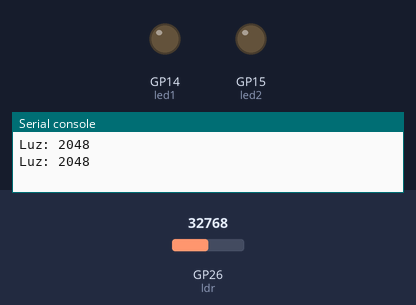
This program was run on a simulated Raspberry Pi Pico running MicroPython. On the bench: output pins drawn as LEDs (lit = HIGH), the last lines printed to the serial console. Inputs (shaded band) come from the test bench; at power-on: GP26 (ldr) = 32768 (analog values on the 0–65535 scale).

Above: at 1.2 s.
1.3 s: GP26 (ldr) set to 3360
3.2 s: GP26 (ldr) set to 2944
At 4.8 s:
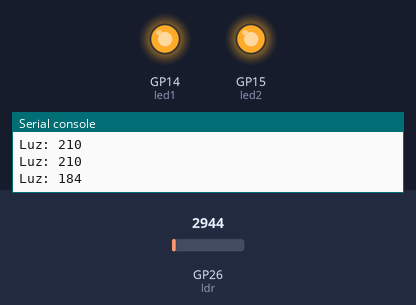
5.5 s: GP26 (ldr) set to 7864
At 6.3 s:
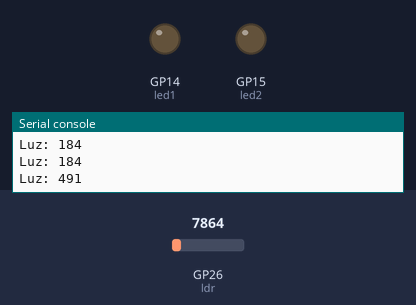
7.5 s: GP26 (ldr) set to 0
At 9.1 s:
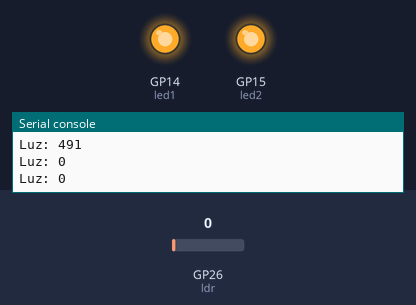
Timing chart, 0 to 10.5 s (numbered marks = the images above; inputs shaded):
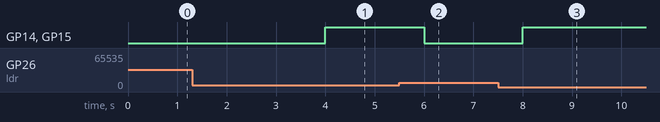

The program:

LedLdr.py
```python
from machine import ADC, Pin
import time

# Configurar fotoresistencia en ADC0 (GP26)
ldr = ADC(26)

# LEDs en GPIO 14 y 15
led1 = Pin(14, Pin.OUT)
led2 = Pin(15, Pin.OUT)

# Umbral de luz (ajústalo según tus valores)
UMBRAL = 200  # Por ejemplo, si >2000 hay mucha luz

while True:
    luz = ldr.read_u16()  # Valor de 0 a 65535
    luz = luz >> 4        # Escalamos a 12 bits (0-4095) como referencia

    print("Luz:", luz)

    if luz < UMBRAL:
        # Si hay poca luz → encender LEDs
        led1.value(1)
        led2.value(1)
    else:
        # Si hay suficiente luz → apagar LEDs
        led1.value(0)
        led2.value(0)

    time.sleep(1)
```

Measured:
- the behaviour switches between 3200 and 3184 on GP26 (ldr) (found by bisection; images 0 and 1)
- after the input at 3.2 s, GP14 (led1), GP15 (led2): LOW → HIGH after 0.80 s
- after the input at 5.5 s, GP14 (led1), GP15 (led2): HIGH → LOW after 0.50 s
- after the input at 7.5 s, GP14 (led1), GP15 (led2): LOW → HIGH after 0.50 s
